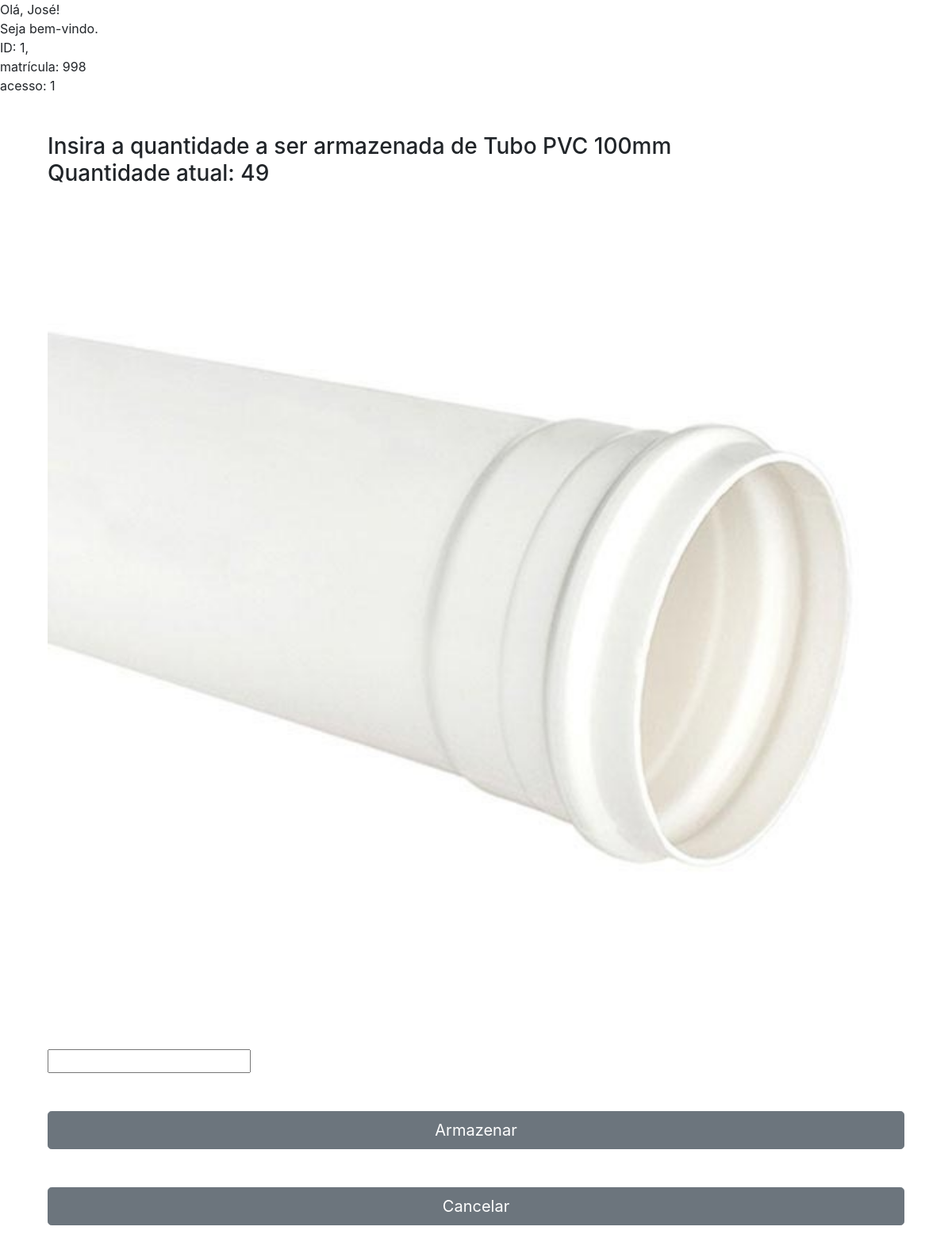
The app's page /form-armazenar.php?id=1 (signed in) with its own data.
### tables this page shows
CREATE TABLE `material` (
  `id_material` int(4) NOT NULL AUTO_INCREMENT,
  `nome_material` varchar(50) NOT NULL,
  `desc_material` varchar(300) NOT NULL,
  `qtde_estoque` int(11) DEFAULT NULL,
  `id_prat_fk` int(4) NOT NULL,
  `id_forn_fk` int(4) NOT NULL,
  `imagem` varchar(100) DEFAULT NULL,
  PRIMARY KEY (`id_material`),
  KEY `id_prat_fk` (`id_prat_fk`),
  KEY `id_forn_fk` (`id_forn_fk`),
  CONSTRAINT `MATERIAL_ibfk_1` FOREIGN KEY (`id_prat_fk`) REFERENCES `prateleira` (`id_prat`),
  CONSTRAINT `MATERIAL_ibfk_2` FOREIGN KEY (`id_forn_fk`) REFERENCES `fornecedor` (`id_forn`)
);

### App/Model/conexao.php (called while the page is built, shortened)
<?php
class Conexao{
	private static $instance;
	public static function getConn(){
		if(!isset(self::$instance)):
			self::$instance = new \PDO('mysql:host=localhost; dbname=db_ccmed; charset=utf8', 'estudo', '');
		endif;
		return self::$instance;
	}
}
 ?>

### App/Model/MaterialDao.php (called while the page is built, shortened)
<?php
class MaterialDao{
	public function editar_material(){
		$id = $_GET['id'];
		$sql = 'SELECT * FROM MATERIAL WHERE id_material = ?';
		$stmt = Conexao::getConn()->prepare($sql);
		$stmt->bindValue(1, $id);
		$stmt->execute();
		$resultado = $stmt->fetchAll(\PDO::FETCH_ASSOC);
		return $resultado;
	}
}
 ?>

### form-armazenar.php (the view, shortened to what this page needs)
<?php
$materialDao = new \App\Model\MaterialDao();
foreach ($materialDao->editar_material() as $mostrar)
session_start();
    if(!isset($_SESSION['id_usuario'])){
        session_destroy();
        header("location:login.php");
    }else{
        echo
        '<div class = "session">
        Olá, ' . $_SESSION['nome'] . '! <br>Seja bem-vindo.<br>
        ID: ' . $_SESSION['id_usuario'] . ',<br>
        matrícula: ' . $_SESSION['matricula'] . '<br>
        acesso: ' . $_SESSION['id_acesso_fk'];
    }
?>
<!DOCTYPE html>
<html>
<head>
    <link rel="stylesheet" href="https://stackpath.bootstrapcdn.com/bootstrap/4.5.2/css/bootstrap.min.css">
    <link href="custom.css" rel="stylesheet">
</head>
<body class="color">
	<div class="container mt-5">
        <div class="col-sm-12">
	<form method="POST" action="<?php $_SERVER['PHP_SELF']; ?>">
		<h3>Insira a quantidade a ser armazenada de <?php echo $mostrar['nome_material'] . " " . $mostrar['desc_material'] . "<br>
		Quantidade atual: " . $mostrar['qtde_estoque'] . "
		<img width = '100%' src = upload/" . $mostrar['imagem'].">" ;?></h3>
		<input type="number" name="qtde" pattern="[0-9]+$" min="1">
		<input type="submit" name="btnArmazenar" value="Armazenar" class="btn btn-secondary btn-block btn-lg mt-5">
		<input type="submit" name="btnCancelar" value="Cancelar" class="btn btn-secondary btn-block btn-lg mt-5">
	</form>
</body>
</html>

### records on screen
material: nome_material "Tubo PVC", desc_material "100mm", qtde_estoque "49", imagem (picture)

### other values on screen
$_SESSION['nome'] "José"
$_SESSION['id_usuario'] "1"
$_SESSION['matricula'] "998"
$_SESSION['id_acesso_fk'] "1"
